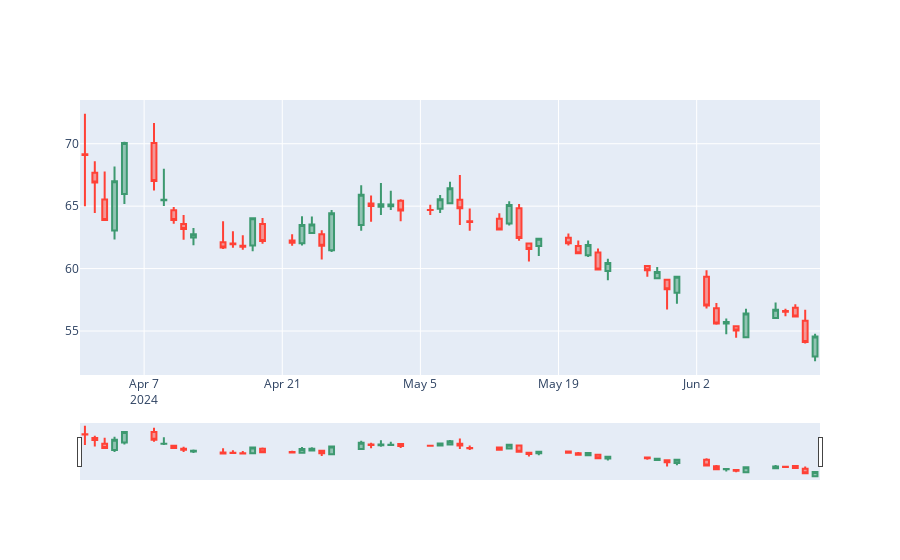

Notebook source saved alongside this figure:
### Code cell
stock_analysis = StockAnalyzer('test')
stock_analysis.candlestick_plot(df_p[df_p['ticker'] == 'SOLV'])
